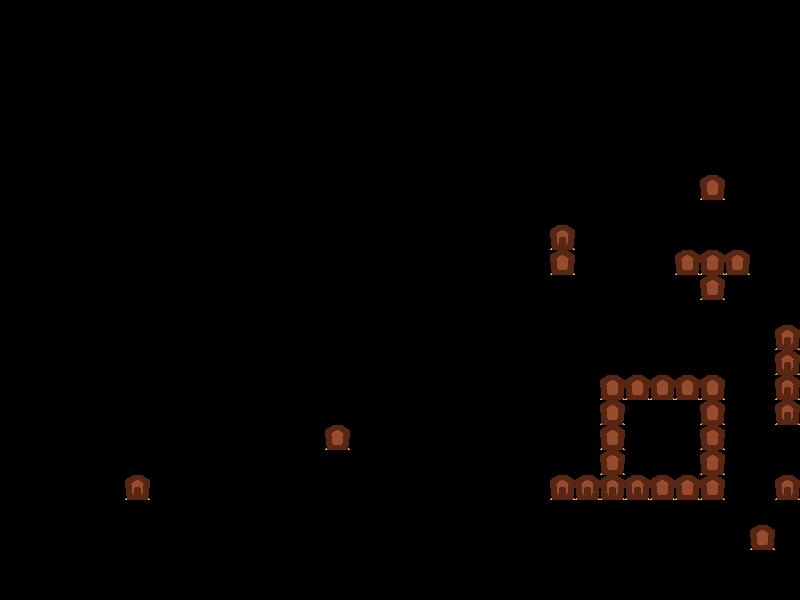

The image is a tile-based game level rendered from a .tmx file. Its description and complete source (layers, tilesets, objects, tile grids) follow:
An orthogonal 32x24 tile map with 25x25 px tiles, 1 tile layer (collision) and 3 objects (carrot, playerspawn, wolf).

<map version="1.10" tiledversion="1.11.2" orientation="orthogonal" renderorder="right-down" width="32" height="24" tilewidth="25" tileheight="25" infinite="0" nextlayerid="5" nextobjectid="34">
 <editorsettings>
  <export target="../src/public/assets/maps/garden1.json" format="json" />
 </editorsettings>
 <tileset firstgid="1" name="tileset_garden" tilewidth="25" tileheight="25" tilecount="6" columns="2">
  <image source="tiled_tileset.png" width="50" height="75" />
 </tileset>
 <layer id="1" name="collision" width="32" height="24">
  <data encoding="csv">
0,0,0,0,0,0,0,0,0,0,0,0,0,0,0,0,0,0,0,0,0,0,0,0,0,0,0,0,0,0,0,0,
0,0,0,0,0,0,0,0,0,0,0,0,0,0,0,0,0,0,0,0,0,0,0,0,0,0,0,0,0,0,0,0,
0,0,0,0,0,0,0,0,0,0,0,0,0,0,0,0,0,0,0,0,0,0,0,0,0,0,0,0,0,0,0,0,
0,0,0,0,0,0,0,0,0,0,0,0,0,0,0,0,0,0,0,0,0,0,0,0,0,0,0,0,0,0,0,0,
0,0,0,0,0,0,0,0,0,0,0,0,0,0,0,0,0,0,0,0,0,0,0,0,0,0,0,0,0,0,0,0,
0,0,0,0,0,0,0,0,0,0,0,0,0,0,0,0,0,0,0,0,0,0,0,0,0,0,0,0,0,0,0,0,
0,0,0,0,0,0,0,0,0,0,0,0,0,0,0,0,0,0,0,0,0,0,0,0,0,0,0,0,0,0,0,0,
0,0,0,0,0,0,0,0,0,0,0,0,0,0,0,0,0,0,0,0,0,0,0,0,0,0,0,0,1,0,0,0,
0,0,0,0,0,0,0,0,0,0,0,0,0,0,0,0,0,0,0,0,0,0,0,0,0,0,0,0,0,0,0,0,
0,0,0,0,0,0,0,0,0,0,0,0,0,0,0,0,0,0,0,0,0,0,2,0,0,0,0,0,0,0,0,0,
0,0,0,0,0,0,0,0,0,0,0,0,0,0,0,0,0,0,0,0,0,0,1,0,0,0,0,1,1,1,0,0,
0,0,0,0,0,0,0,0,0,0,0,0,0,0,0,0,0,0,0,0,0,0,0,0,0,0,0,0,1,0,0,0,
0,0,0,0,0,0,0,0,0,0,0,0,0,0,0,0,0,0,0,0,0,0,0,0,0,0,0,0,0,0,0,0,
0,0,0,0,0,0,0,0,0,0,0,0,0,0,0,0,0,0,0,0,0,0,0,0,0,0,0,0,0,0,0,2,
0,0,0,0,0,0,0,0,0,0,0,0,0,0,0,0,0,0,0,0,0,0,0,0,0,0,0,0,0,0,0,2,
0,0,0,0,0,0,0,0,0,0,0,0,0,0,0,0,0,0,0,0,0,0,0,0,1,1,1,1,1,0,0,2,
0,0,0,0,0,0,0,0,0,0,0,0,0,0,0,0,0,0,0,0,0,0,0,0,1,0,0,0,1,0,0,2,
0,0,0,0,0,0,0,0,0,0,0,0,0,1,0,0,0,0,0,0,0,0,0,0,1,0,0,0,1,0,0,0,
0,0,0,0,0,0,0,0,0,0,0,0,0,0,0,0,0,0,0,0,0,0,0,0,1,0,0,0,1,0,0,0,
0,0,0,0,0,2,0,0,0,0,0,0,0,0,0,0,0,0,0,0,0,0,2,2,2,2,1,1,1,0,0,2,
0,0,0,0,0,0,0,0,0,0,0,0,0,0,0,0,0,0,0,0,0,0,0,0,0,0,0,0,0,0,0,0,
0,0,0,0,0,0,0,0,0,0,0,0,0,0,0,0,0,0,0,0,0,0,0,0,0,0,0,0,0,0,1,0,
0,0,0,0,0,0,0,0,0,0,0,0,0,0,0,0,0,0,0,0,0,0,0,0,0,0,0,0,0,0,0,0,
0,0,0,0,0,0,0,0,0,0,0,0,0,0,0,0,0,0,0,0,0,0,0,0,0,0,0,0,0,0,0,0
</data>
 </layer>
 <objectgroup id="4" name="special">
  <object id="19" name="carrot" gid="3" x="664.698" y="436.594" width="25" height="25" />
  <object id="29" name="playerspawn" gid="2" x="100" y="150" width="25" height="25" />
  <object id="31" name="wolf" gid="6" x="28.1626" y="74.7286" width="25" height="25" />
 </objectgroup>
</map>
